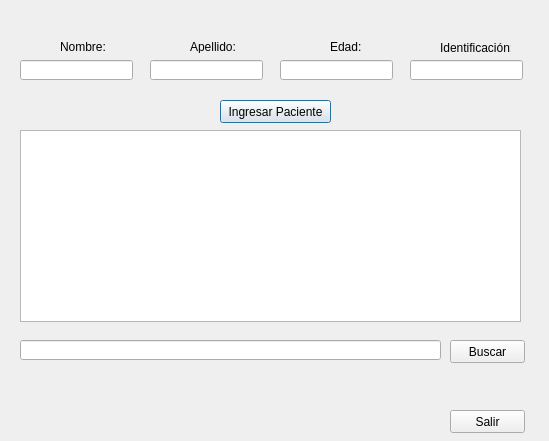
<?xml version="1.0" encoding="UTF-8"?>
<ui version="4.0">
 <class>Dialog</class>
 <widget class="QDialog" name="Dialog">
  <property name="geometry">
   <rect>
    <x>0</x>
    <y>0</y>
    <width>549</width>
    <height>441</height>
   </rect>
  </property>
  <property name="windowTitle">
   <string>Dialog</string>
  </property>
  <widget class="QLineEdit" name="name">
   <property name="geometry">
    <rect>
     <x>20</x>
     <y>60</y>
     <width>113</width>
     <height>20</height>
    </rect>
   </property>
  </widget>
  <widget class="QLineEdit" name="lastname">
   <property name="geometry">
    <rect>
     <x>150</x>
     <y>60</y>
     <width>113</width>
     <height>20</height>
    </rect>
   </property>
  </widget>
  <widget class="QLineEdit" name="age">
   <property name="geometry">
    <rect>
     <x>280</x>
     <y>60</y>
     <width>113</width>
     <height>20</height>
    </rect>
   </property>
  </widget>
  <widget class="QLineEdit" name="id">
   <property name="geometry">
    <rect>
     <x>410</x>
     <y>60</y>
     <width>113</width>
     <height>20</height>
    </rect>
   </property>
  </widget>
  <widget class="QPushButton" name="Ingreso">
   <property name="geometry">
    <rect>
     <x>220</x>
     <y>100</y>
     <width>111</width>
     <height>23</height>
    </rect>
   </property>
   <property name="text">
    <string>Ingresar Paciente</string>
   </property>
  </widget>
  <widget class="QLineEdit" name="idbuscar">
   <property name="geometry">
    <rect>
     <x>20</x>
     <y>340</y>
     <width>421</width>
     <height>20</height>
    </rect>
   </property>
  </widget>
  <widget class="QPushButton" name="buscar">
   <property name="geometry">
    <rect>
     <x>450</x>
     <y>340</y>
     <width>75</width>
     <height>23</height>
    </rect>
   </property>
   <property name="text">
    <string>Buscar</string>
   </property>
  </widget>
  <widget class="QLabel" name="label">
   <property name="geometry">
    <rect>
     <x>60</x>
     <y>40</y>
     <width>47</width>
     <height>13</height>
    </rect>
   </property>
   <property name="text">
    <string>Nombre:</string>
   </property>
  </widget>
  <widget class="QLabel" name="label_2">
   <property name="geometry">
    <rect>
     <x>190</x>
     <y>40</y>
     <width>47</width>
     <height>13</height>
    </rect>
   </property>
   <property name="text">
    <string>Apellido:</string>
   </property>
  </widget>
  <widget class="QLabel" name="label_3">
   <property name="geometry">
    <rect>
     <x>330</x>
     <y>40</y>
     <width>47</width>
     <height>13</height>
    </rect>
   </property>
   <property name="text">
    <string>Edad:</string>
   </property>
  </widget>
  <widget class="QLabel" name="label_4">
   <property name="geometry">
    <rect>
     <x>440</x>
     <y>40</y>
     <width>71</width>
     <height>16</height>
    </rect>
   </property>
   <property name="text">
    <string>Identificación:</string>
   </property>
  </widget>
  <widget class="QTableWidget" name="tableView">
   <property name="geometry">
    <rect>
     <x>20</x>
     <y>130</y>
     <width>501</width>
     <height>192</height>
    </rect>
   </property>
  </widget>
  <widget class="QPushButton" name="salir">
   <property name="geometry">
    <rect>
     <x>450</x>
     <y>410</y>
     <width>75</width>
     <height>23</height>
    </rect>
   </property>
   <property name="text">
    <string>Salir</string>
   </property>
  </widget>
 </widget>
 <resources/>
 <connections/>
</ui>
